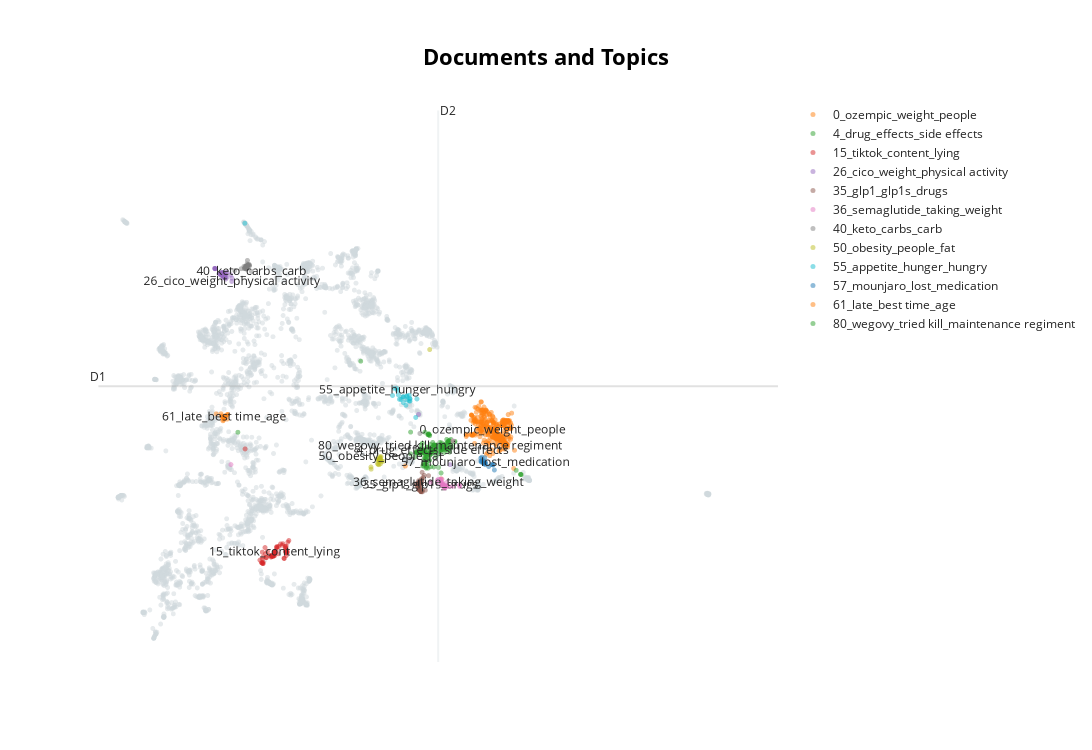

The notebook cell saved with this chart:
### Code cell
model.visualize_documents(documents, topics=model.topics_[:100], embeddings=None)
